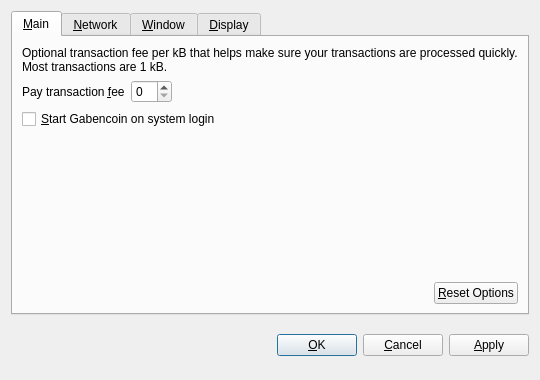
<?xml version="1.0" encoding="UTF-8"?>
<ui version="4.0">
 <class>OptionsDialog</class>
 <widget class="QDialog" name="OptionsDialog">
  <property name="geometry">
   <rect>
    <x>0</x>
    <y>0</y>
    <width>540</width>
    <height>380</height>
   </rect>
  </property>
  <property name="windowTitle">
   <string>Options</string>
  </property>
  <property name="modal">
   <bool>true</bool>
  </property>
  <layout class="QVBoxLayout" name="verticalLayout">
   <item>
    <widget class="QTabWidget" name="tabWidget">
     <property name="tabPosition">
      <enum>QTabWidget::North</enum>
     </property>
     <property name="currentIndex">
      <number>0</number>
     </property>
     <widget class="QWidget" name="tabMain">
      <attribute name="title">
       <string>&amp;Main</string>
      </attribute>
      <layout class="QVBoxLayout" name="verticalLayout_Main">
       <item>
        <widget class="QLabel" name="transactionFeeInfoLabel">
         <property name="text">
          <string>Optional transaction fee per kB that helps make sure your transactions are processed quickly. Most transactions are 1 kB.</string>
         </property>
         <property name="textFormat">
          <enum>Qt::PlainText</enum>
         </property>
         <property name="wordWrap">
          <bool>true</bool>
         </property>
        </widget>
       </item>
       <item>
        <layout class="QHBoxLayout" name="horizontalLayout_1_Main">
         <item>
          <widget class="QLabel" name="transactionFeeLabel">
           <property name="text">
            <string>Pay transaction &amp;fee</string>
           </property>
           <property name="textFormat">
            <enum>Qt::PlainText</enum>
           </property>
           <property name="buddy">
            <cstring>transactionFee</cstring>
           </property>
          </widget>
         </item>
         <item>
          <widget class="BitcoinAmountField" name="transactionFee"/>
         </item>
         <item>
          <spacer name="horizontalSpacer_1_Main">
           <property name="orientation">
            <enum>Qt::Horizontal</enum>
           </property>
           <property name="sizeHint" stdset="0">
            <size>
             <width>40</width>
             <height>20</height>
            </size>
           </property>
          </spacer>
         </item>
        </layout>
       </item>
       <item>
        <widget class="QCheckBox" name="bitcoinAtStartup">
         <property name="toolTip">
          <string>Automatically start Gabencoin after logging in to the system.</string>
         </property>
         <property name="text">
          <string>&amp;Start Gabencoin on system login</string>
         </property>
        </widget>
       </item>
       <item>
        <spacer name="verticalSpacer_Main">
         <property name="orientation">
          <enum>Qt::Vertical</enum>
         </property>
         <property name="sizeHint" stdset="0">
          <size>
           <width>20</width>
           <height>40</height>
          </size>
         </property>
        </spacer>
       </item>
       <item>
        <layout class="QHBoxLayout" name="horizontalLayout_2_Main">
         <item>
          <spacer name="horizontalSpacer_2_Main">
           <property name="orientation">
            <enum>Qt::Horizontal</enum>
           </property>
           <property name="sizeHint" stdset="0">
            <size>
             <width>40</width>
             <height>20</height>
            </size>
           </property>
          </spacer>
         </item>
         <item>
          <widget class="QPushButton" name="resetButton">
           <property name="toolTip">
            <string>Reset all client options to default.</string>
           </property>
           <property name="text">
            <string>&amp;Reset Options</string>
           </property>
           <property name="autoDefault">
            <bool>false</bool>
           </property>
          </widget>
         </item>
        </layout>
       </item>
      </layout>
     </widget>
     <widget class="QWidget" name="tabNetwork">
      <attribute name="title">
       <string>&amp;Network</string>
      </attribute>
      <layout class="QVBoxLayout" name="verticalLayout_Network">
       <item>
        <widget class="QCheckBox" name="mapPortUpnp">
         <property name="toolTip">
          <string>Automatically open the Gabencoin client port on the router. This only works when your router supports UPnP and it is enabled.</string>
         </property>
         <property name="text">
          <string>Map port using &amp;UPnP</string>
         </property>
        </widget>
       </item>
       <item>
        <widget class="QCheckBox" name="connectSocks">
         <property name="toolTip">
          <string>Connect to the Gabencoin network through a SOCKS proxy (e.g. when connecting through Tor).</string>
         </property>
         <property name="text">
          <string>&amp;Connect through SOCKS proxy:</string>
         </property>
        </widget>
       </item>
       <item>
        <layout class="QHBoxLayout" name="horizontalLayout_Network">
         <item>
          <widget class="QLabel" name="proxyIpLabel">
           <property name="text">
            <string>Proxy &amp;IP:</string>
           </property>
           <property name="textFormat">
            <enum>Qt::PlainText</enum>
           </property>
           <property name="buddy">
            <cstring>proxyIp</cstring>
           </property>
          </widget>
         </item>
         <item>
          <widget class="QValidatedLineEdit" name="proxyIp">
           <property name="maximumSize">
            <size>
             <width>140</width>
             <height>16777215</height>
            </size>
           </property>
           <property name="toolTip">
            <string>IP address of the proxy (e.g. 127.0.0.1)</string>
           </property>
          </widget>
         </item>
         <item>
          <widget class="QLabel" name="proxyPortLabel">
           <property name="text">
            <string>&amp;Port:</string>
           </property>
           <property name="textFormat">
            <enum>Qt::PlainText</enum>
           </property>
           <property name="buddy">
            <cstring>proxyPort</cstring>
           </property>
          </widget>
         </item>
         <item>
          <widget class="QLineEdit" name="proxyPort">
           <property name="maximumSize">
            <size>
             <width>55</width>
             <height>16777215</height>
            </size>
           </property>
           <property name="toolTip">
            <string>Port of the proxy (e.g. 9050)</string>
           </property>
          </widget>
         </item>
         <item>
          <widget class="QLabel" name="socksVersionLabel">
           <property name="text">
            <string>SOCKS &amp;Version:</string>
           </property>
           <property name="textFormat">
            <enum>Qt::PlainText</enum>
           </property>
           <property name="buddy">
            <cstring>socksVersion</cstring>
           </property>
          </widget>
         </item>
         <item>
          <widget class="QValueComboBox" name="socksVersion">
           <property name="toolTip">
            <string>SOCKS version of the proxy (e.g. 5)</string>
           </property>
          </widget>
         </item>
         <item>
          <spacer name="horizontalSpacer_Network">
           <property name="orientation">
            <enum>Qt::Horizontal</enum>
           </property>
           <property name="sizeHint" stdset="0">
            <size>
             <width>40</width>
             <height>20</height>
            </size>
           </property>
          </spacer>
         </item>
        </layout>
       </item>
       <item>
        <spacer name="verticalSpacer_Network">
         <property name="orientation">
          <enum>Qt::Vertical</enum>
         </property>
         <property name="sizeHint" stdset="0">
          <size>
           <width>20</width>
           <height>40</height>
          </size>
         </property>
        </spacer>
       </item>
      </layout>
     </widget>
     <widget class="QWidget" name="tabWindow">
      <attribute name="title">
       <string>&amp;Window</string>
      </attribute>
      <layout class="QVBoxLayout" name="verticalLayout_Window">
       <item>
        <widget class="QCheckBox" name="minimizeToTray">
         <property name="toolTip">
          <string>Show only a tray icon after minimizing the window.</string>
         </property>
         <property name="text">
          <string>&amp;Minimize to the tray instead of the taskbar</string>
         </property>
        </widget>
       </item>
       <item>
        <widget class="QCheckBox" name="minimizeOnClose">
         <property name="toolTip">
          <string>Minimize instead of exit the application when the window is closed. When this option is enabled, the application will be closed only after selecting Quit in the menu.</string>
         </property>
         <property name="text">
          <string>M&amp;inimize on close</string>
         </property>
        </widget>
       </item>
       <item>
        <spacer name="verticalSpacer_Window">
         <property name="orientation">
          <enum>Qt::Vertical</enum>
         </property>
         <property name="sizeHint" stdset="0">
          <size>
           <width>20</width>
           <height>40</height>
          </size>
         </property>
        </spacer>
       </item>
      </layout>
     </widget>
     <widget class="QWidget" name="tabDisplay">
      <attribute name="title">
       <string>&amp;Display</string>
      </attribute>
      <layout class="QVBoxLayout" name="verticalLayout_Display">
       <item>
        <layout class="QHBoxLayout" name="horizontalLayout_1_Display">
         <item>
          <widget class="QLabel" name="langLabel">
           <property name="text">
            <string>User Interface &amp;language:</string>
           </property>
           <property name="textFormat">
            <enum>Qt::PlainText</enum>
           </property>
           <property name="buddy">
            <cstring>lang</cstring>
           </property>
          </widget>
         </item>
         <item>
          <widget class="QValueComboBox" name="lang">
           <property name="toolTip">
            <string>The user interface language can be set here. This setting will take effect after restarting Gabencoin.</string>
           </property>
          </widget>
         </item>
        </layout>
       </item>
       <item>
        <layout class="QHBoxLayout" name="horizontalLayout_2_Display">
         <item>
          <widget class="QLabel" name="unitLabel">
           <property name="text">
            <string>&amp;Unit to show amounts in:</string>
           </property>
           <property name="textFormat">
            <enum>Qt::PlainText</enum>
           </property>
           <property name="buddy">
            <cstring>unit</cstring>
           </property>
          </widget>
         </item>
         <item>
          <widget class="QValueComboBox" name="unit">
           <property name="toolTip">
            <string>Choose the default subdivision unit to show in the interface and when sending coins.</string>
           </property>
          </widget>
         </item>
        </layout>
       </item>
       <item>
        <widget class="QCheckBox" name="displayAddresses">
         <property name="toolTip">
          <string>Whether to show Gabencoin addresses in the transaction list or not.</string>
         </property>
         <property name="text">
          <string>&amp;Display addresses in transaction list</string>
         </property>
        </widget>
       </item>
       <item>
        <widget class="QCheckBox" name="coinControlFeatures">
         <property name="toolTip">
          <string>Whether to show coin control features or not.</string>
         </property>
         <property name="text">
          <string>Display coin &amp;control features (experts only!)</string>
         </property>
        </widget>
       </item>
       <item>
        <spacer name="verticalSpacer_Display">
         <property name="orientation">
          <enum>Qt::Vertical</enum>
         </property>
         <property name="sizeHint" stdset="0">
          <size>
           <width>20</width>
           <height>40</height>
          </size>
         </property>
        </spacer>
       </item>
      </layout>
     </widget>
    </widget>
   </item>
   <item>
    <layout class="QHBoxLayout" name="horizontalLayout_Buttons">
     <item>
      <spacer name="horizontalSpacer_1">
       <property name="orientation">
        <enum>Qt::Horizontal</enum>
       </property>
       <property name="sizeHint" stdset="0">
        <size>
         <width>40</width>
         <height>48</height>
        </size>
       </property>
      </spacer>
     </item>
     <item>
      <widget class="QLabel" name="statusLabel">
       <property name="font">
        <font>
         <weight>75</weight>
         <bold>true</bold>
        </font>
       </property>
       <property name="text">
        <string/>
       </property>
       <property name="textFormat">
        <enum>Qt::PlainText</enum>
       </property>
       <property name="wordWrap">
        <bool>true</bool>
       </property>
      </widget>
     </item>
     <item>
      <spacer name="horizontalSpacer_2">
       <property name="orientation">
        <enum>Qt::Horizontal</enum>
       </property>
       <property name="sizeHint" stdset="0">
        <size>
         <width>40</width>
         <height>48</height>
        </size>
       </property>
      </spacer>
     </item>
     <item>
      <widget class="QPushButton" name="okButton">
       <property name="text">
        <string>&amp;OK</string>
       </property>
      </widget>
     </item>
     <item>
      <widget class="QPushButton" name="cancelButton">
       <property name="text">
        <string>&amp;Cancel</string>
       </property>
       <property name="autoDefault">
        <bool>false</bool>
       </property>
      </widget>
     </item>
     <item>
      <widget class="QPushButton" name="applyButton">
       <property name="text">
        <string>&amp;Apply</string>
       </property>
       <property name="autoDefault">
        <bool>false</bool>
       </property>
      </widget>
     </item>
    </layout>
   </item>
  </layout>
 </widget>
 <customwidgets>
  <customwidget>
   <class>BitcoinAmountField</class>
   <extends>QSpinBox</extends>
   <header>bitcoinamountfield.h</header>
  </customwidget>
  <customwidget>
   <class>QValueComboBox</class>
   <extends>QComboBox</extends>
   <header>qvaluecombobox.h</header>
  </customwidget>
  <customwidget>
   <class>QValidatedLineEdit</class>
   <extends>QLineEdit</extends>
   <header>qvalidatedlineedit.h</header>
  </customwidget>
 </customwidgets>
 <resources/>
 <connections/>
</ui>
